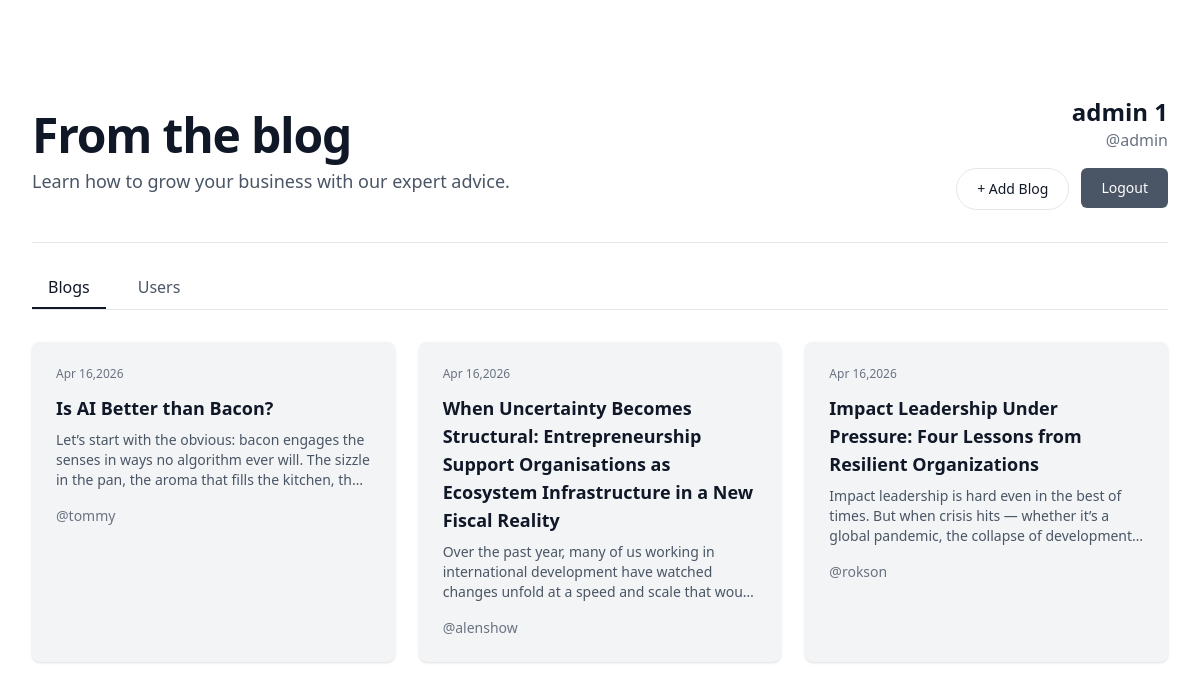
Screenshot of / (signed in) with the database file from the repository.
### accounts/models.py (models this page shows, shortened)
class User(AbstractBaseUser, PermissionsMixin):
    uuid = models.UUIDField(default=uuid.uuid4, unique=True, editable=False)
    username = models.CharField(max_length=150, unique=True)
    email = models.EmailField(
        blank=True,
        null=True,
        unique=True
    )
    first_name = models.CharField(max_length=100)
    last_name = models.CharField(max_length=100)
    is_active = models.BooleanField(default=True)
    is_staff = models.BooleanField(default=False)
    last_login = models.DateTimeField(blank=True, null=True)
    date_joined = models.DateTimeField(auto_now_add=True)
    objects = UserManager()
    USERNAME_FIELD = 'username'
    REQUIRED_FIELDS = ['first_name', 'last_name']
    @property
    def full_name(self):
        return f"{self.first_name} {self.last_name}".strip()

### myapp/models.py (models this page shows, shortened)
class Article(models.Model):
    article_id = models.AutoField(primary_key=True)
    created_at = models.DateTimeField(auto_now_add=True)
    slug = models.SlugField(unique=True,max_length=220, blank=True)
    title = models.CharField(max_length=200)
    content = models.TextField()
    user = models.ForeignKey(settings.AUTH_USER_MODEL, on_delete=models.CASCADE, related_name='blog')
    likes = models.ManyToManyField(
        settings.AUTH_USER_MODEL,
        related_name='liked_article',
        blank=True
    )

### myapp/views.py (the view)
# urls.py: path('', views.blog_list_view, name='home'),
@require_GET
def blog_list_view(request):
    articles = Article.objects.all()
    users = User.objects.all()
    placeholder_users = []
    for user in users:
        placeholder_users.append({'username':user.username, 'fullname': f'{user.first_name} {user.last_name}'})
    return render(request, 'web/home.html',{'articles':articles,'placeholder_users': placeholder_users})

### myapp/templates/web/home.html (shortened to what this page needs)
{% extends "layout.html" %}
{% block content %}
<div class="bg-white py-16 sm:py-24">
  <div class="mx-auto max-w-7xl px-6 lg:px-8">
    <div class="flex flex-col sm:flex-row items-center justify-between gap-6 sm:gap-8 mb-8">
      <div class="text-center sm:text-left flex-1">
        <h2 class="text-4xl font-semibold tracking-tight text-gray-900 sm:text-5xl">
          From the blog
        </h2>
        <p class="mt-2 text-lg text-gray-600">
          Learn how to grow your business with our expert advice.
        </p>
      </div>
      <div class="flex flex-col items-center sm:items-end text-center sm:text-right">
        {% if user.is_authenticated %}
        <a href="{% url "profile" user.username %}">
          <h3 class="text-xl sm:text-2xl font-semibold text-gray-900">
            {{user.full_name}}
          </h3>
          <p class="text-gray-500">@{{user.username}}</p>
        </a>
        <div class="mt-4 flex flex-wrap justify-center sm:justify-end gap-3">
          <a href="{% url "createBlog" %}"
            class="py-2.5 px-5 text-sm font-medium text-gray-900 focus:outline-none bg-white rounded-full border border-gray-200 hover:bg-gray-100 focus:ring-4 focus:ring-gray-100">
            + Add Blog
          </a>
          <form action="{% url "logout" %}" method="post">
            <button type="submit" class="bg-gray-600 text-white text-sm font-medium py-2.5 px-5 rounded-md">Logout</button>
          </form>
        </div>
        {% endif %}
      </div>
    </div>
    <hr class="border-gray-200 mb-6">
    <div class="flex justify-start gap-4 mb-8 border-b border-gray-200">
      <button id="blogsTab" class="tab-button px-4 py-2 font-medium border-b-2 border-gray-900 text-gray-900">
        Blogs
      </button>
      <button id="usersTab" class="tab-button px-4 py-2 font-medium border-b-2 border-transparent text-gray-600 hover:text-gray-900">
        Users
      </button>
    </div>
    <div id="blogsSection" class="grid grid-cols-1 sm:grid-cols-2 lg:grid-cols-3 gap-6">
      {% for article in articles %}
      <article class="flex flex-col bg-gray-100 p-6 rounded-lg shadow-sm hover:shadow-md transition">
        <time datetime="2020-03-16" class="text-gray-500 text-xs">{{article.created_at|date:"M j,Y"}}</time>
        <h3 class="mt-3 text-lg font-semibold text-gray-900">
          <a href="{% url "blog" article.slug %}">{{article.title}}</a>
        </h3>
        <p class="mt-2 text-gray-600 text-sm line-clamp-3">{{article.content}}</p>
        <a href='{% url "profile" article.user.username %}' class="mt-4 text-gray-500 text-sm">@{{article.user.username}}</a>
      </article>
      {% endfor %}
    </div>
  </div>
</div>
{% endblock %}

### rows the page displays
User: full_name "admin 1", username "admin"
Article: created_at "Apr 16,2026", title "Is AI Better than Bacon?", content "Let’s start with the obvious: bacon engages the senses in ways no algorithm ever will. The sizzle in the pan, the aroma that fills the kitchen,…", user.username "tommy"
Article: created_at "Apr 16,2026", title "When Uncertainty Becomes Structural: Entrepreneurship Support Organisations as Ecosystem Infrastructure in a New Fiscal Reality", content "Over the past year, many of us working in international development have watched changes unfold at a speed and scale that…", user.username "alenshow"
Article: created_at "Apr 16,2026", title "Impact Leadership Under Pressure: Four Lessons from Resilient Organizations", content "Impact leadership is hard even in the best of times. But when crisis hits — whether it’s a global pandemic, the collapse of…", user.username "rokson"
